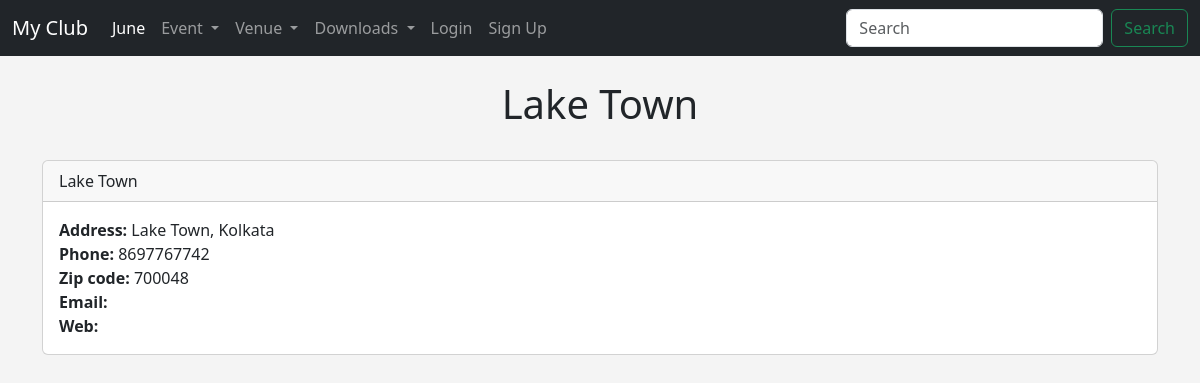
Page /venue/4 on the committed database.
### events/models.py (models this page shows)
class Venue(models.Model):
    name = models.CharField('Venue Name', max_length=120)
    address = models.CharField(max_length=300)
    zip_code = models.CharField('Zip Code', max_length=30)
    phone = models.IntegerField('Phone no', blank=True)
    web = models.URLField('Web Site', blank=True)
    email_address = models.EmailField('Email Address', max_length=120, blank=True)
    owner = models.ForeignKey(User, blank=False, on_delete=models.CASCADE, default=1)
    def __str__(self):
        return self.name

### events/views.py (the view)
# urls.py: path('venue/<venue_id>', views.show_venue, name="show-venue"),
def show_venue(request, venue_id):
    venue = Venue.objects.get(pk=venue_id)
    return render(request, 'events/show_venue.html', {'venue': venue})

### templates/events/show_venue.html
{% extends 'events/base.html' %}
{% block content %}
    <center>
        <h1>{{ venue }}</h1>
        <br>
    </center>
    <div class="card">
          <div class="card-header">
            {{ venue }}
          </div>
          <div class="card-body">
            <p class="card-text">
                <strong>Address: </strong>{{ venue.address }}
                <br>
                <strong>Phone: </strong>{{ venue.phone }}
                <br><strong>Zip code: </strong>{{ venue.zip_code }}
                <br><strong>Email: </strong>{{ venue.email_address }}
                <br><strong>Web: </strong>{{ venue.web }}
                <br>
            </p>
          </div>
        </div>
        <br>
{% endblock %}

### templates/events/base.html (style rules this page uses)
body { background: #f4f4f4; }

### rows in the picture
Venue: name "Lake Town", address "Lake Town, Kolkata", phone "8697767742", zip_code "700048"
